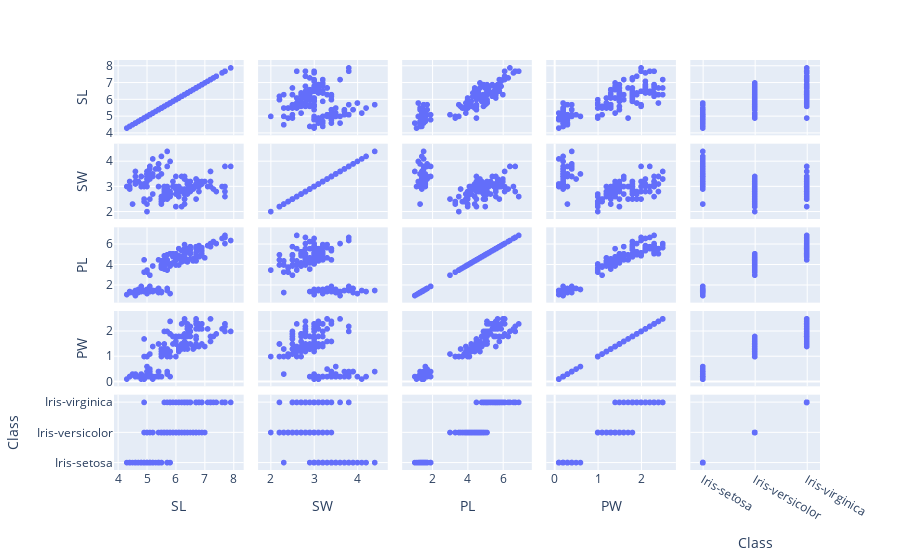

The cell this chart's notebook holds for it:
### Code cell
px.scatter_matrix(iris)

### Figure 1 — Plotly figure (JSON) as saved in the notebook; plotly's stock layout.template omitted (floating-point values rounded to 4 significant figures; data arrays with more than 128 entries replaced by an {"elided": "..."} marker saying what was removed)
{"data": [{"dimensions": [{"axis": {"matches": true}, "label": "SL", "values": {"elided": "150 float values"}}, {"axis": {"matches": true}, "label": "SW", "values": {"elided": "150 float values"}}, {"axis": {"matches": true}, "label": "PL", "values": {"elided": "150 float values"}}, {"axis": {"matches": true}, "label": "PW", "values": {"elided": "150 float values"}}, {"axis": {"matches": true}, "label": "Class", "values": {"elided": "150 str values"}}], "hovertemplate": "%{xaxis.title.text}=%{x}<br>%{yaxis.title.text}=%{y}<extra></extra>", "legendgroup": "", "marker": {"color": "#636efa", "symbol": "circle"}, "name": "", "showlegend": false, "type": "splom"}], "layout": {"autosize": true, "dragmode": "select", "legend": {"tracegroupgap": 0}, "margin": {"t": 60}, "xaxis": {"autorange": true, "range": [3.735, 8.465], "type": "linear"}, "xaxis2": {"autorange": true, "range": [1.623, 4.777], "type": "linear"}, "xaxis3": {"autorange": true, "range": [0.07409, 7.826], "type": "linear"}, "xaxis4": {"autorange": true, "range": [-0.2766, 2.877], "type": "linear"}, "xaxis5": {"autorange": true, "range": [-0.3139, 2.314], "type": "category"}, "yaxis": {"autorange": true, "range": [3.735, 8.465], "type": "linear"}, "yaxis2": {"autorange": true, "range": [1.623, 4.777], "type": "linear"}, "yaxis3": {"autorange": true, "range": [0.07409, 7.826], "type": "linear"}, "yaxis4": {"autorange": true, "range": [-0.2766, 2.877], "type": "linear"}, "yaxis5": {"autorange": true, "range": [-0.3139, 2.314], "type": "category"}}}
